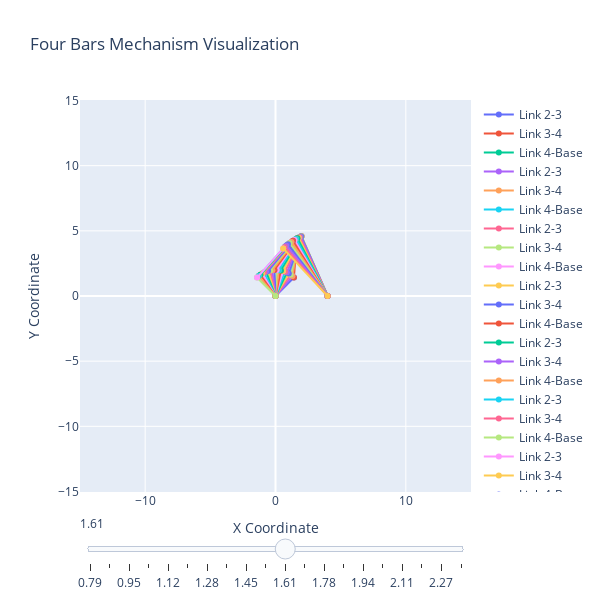

Write notebook code for a chart like this one.
### Code cell
# Define your theta_2 range and call the function
theta_2_range = np.linspace(np.pi/4, np.pi/2+np.pi/4, 20)
plot_mechanism_with_slider(theta_2_range, L2, L3, L4, Separation)

### Figure 1 — Plotly figure (JSON) as saved in the notebook; plotly's stock layout.template omitted (floating-point values rounded to 4 significant figures)
{"data": [{"mode": "lines+markers", "name": "Link 2-3", "type": "scatter", "x": [0, 1.414], "y": [0, 1.414]}, {"mode": "lines+markers", "name": "Link 3-4", "type": "scatter", "x": [1.414, 1.636], "y": [1.414, 4.406]}, {"mode": "lines+markers", "name": "Link 4-Base", "type": "scatter", "x": [1.636, 4], "y": [4.406, 0]}, {"mode": "lines+markers", "name": "Link 2-3", "type": "scatter", "x": [0, 1.293], "y": [0, 1.526]}, {"mode": "lines+markers", "name": "Link 3-4", "type": "scatter", "x": [1.293, 1.789], "y": [1.526, 4.485]}, {"mode": "lines+markers", "name": "Link 4-Base", "type": "scatter", "x": [1.789, 4], "y": [4.485, 0]}, {"mode": "lines+markers", "name": "Link 2-3", "type": "scatter", "x": [0, 1.162], "y": [0, 1.628]}, {"mode": "lines+markers", "name": "Link 3-4", "type": "scatter", "x": [1.162, 1.897], "y": [1.628, 4.536]}, {"mode": "lines+markers", "name": "Link 4-Base", "type": "scatter", "x": [1.897, 4], "y": [4.536, 0]}, {"mode": "lines+markers", "name": "Link 2-3", "type": "scatter", "x": [0, 1.024], "y": [0, 1.718]}, {"mode": "lines+markers", "name": "Link 3-4", "type": "scatter", "x": [1.024, 1.964], "y": [1.718, 4.567]}, {"mode": "lines+markers", "name": "Link 4-Base", "type": "scatter", "x": [1.964, 4], "y": [4.567, 0]}, {"mode": "lines+markers", "name": "Link 2-3", "type": "scatter", "x": [0, 0.8784], "y": [0, 1.797]}, {"mode": "lines+markers", "name": "Link 3-4", "type": "scatter", "x": [0.8784, 1.996], "y": [1.797, 4.581]}, {"mode": "lines+markers", "name": "Link 4-Base", "type": "scatter", "x": [1.996, 4], "y": [4.581, 0]}, {"mode": "lines+markers", "name": "Link 2-3", "type": "scatter", "x": [0, 0.727], "y": [0, 1.863]}, {"mode": "lines+markers", "name": "Link 3-4", "type": "scatter", "x": [0.727, 1.997], "y": [1.863, 4.581]}, {"mode": "lines+markers", "name": "Link 4-Base", "type": "scatter", "x": [1.997, 4], "y": [4.581, 0]}, {"mode": "lines+markers", "name": "Link 2-3", "type": "scatter", "x": [0, 0.5707], "y": [0, 1.917]}, {"mode": "lines+markers", "name": "Link 3-4", "type": "scatter", "x": [0.5707, 1.971], "y": [1.917, 4.57]}, {"mode": "lines+markers", "name": "Link 4-Base", "type": "scatter", "x": [1.971, 4], "y": [4.57, 0]}, {"mode": "lines+markers", "name": "Link 2-3", "type": "scatter", "x": [0, 0.4104], "y": [0, 1.957]}, {"mode": "lines+markers", "name": "Link 3-4", "type": "scatter", "x": [0.4104, 1.923], "y": [1.957, 4.548]}, {"mode": "lines+markers", "name": "Link 4-Base", "type": "scatter", "x": [1.923, 4], "y": [4.548, 0]}, {"mode": "lines+markers", "name": "Link 2-3", "type": "scatter", "x": [0, 0.2474], "y": [0, 1.985]}, {"mode": "lines+markers", "name": "Link 3-4", "type": "scatter", "x": [0.2474, 1.856], "y": [1.985, 4.517]}, {"mode": "lines+markers", "name": "Link 4-Base", "type": "scatter", "x": [1.856, 4], "y": [4.517, 0]}, {"mode": "lines+markers", "name": "Link 2-3", "type": "scatter", "x": [0, 0.08265], "y": [0, 1.998]}, {"mode": "lines+markers", "name": "Link 3-4", "type": "scatter", "x": [0.08265, 1.773], "y": [1.998, 4.477]}, {"mode": "lines+markers", "name": "Link 4-Base", "type": "scatter", "x": [1.773, 4], "y": [4.477, 0]}, {"mode": "lines+markers", "name": "Link 2-3", "type": "scatter", "x": [0, -0.08265], "y": [0, 1.998]}, {"mode": "lines+markers", "name": "Link 3-4", "type": "scatter", "x": [-0.08265, 1.677], "y": [1.998, 4.428]}, {"mode": "lines+markers", "name": "Link 4-Base", "type": "scatter", "x": [1.677, 4], "y": [4.428, 0]}, {"mode": "lines+markers", "name": "Link 2-3", "type": "scatter", "x": [0, -0.2474], "y": [0, 1.985]}, {"mode": "lines+markers", "name": "Link 3-4", "type": "scatter", "x": [-0.2474, 1.571], "y": [1.985, 4.371]}, {"mode": "lines+markers", "name": "Link 4-Base", "type": "scatter", "x": [1.571, 4], "y": [4.371, 0]}, {"mode": "lines+markers", "name": "Link 2-3", "type": "scatter", "x": [0, -0.4104], "y": [0, 1.957]}, {"mode": "lines+markers", "name": "Link 3-4", "type": "scatter", "x": [-0.4104, 1.457], "y": [1.957, 4.305]}, {"mode": "lines+markers", "name": "Link 4-Base", "type": "scatter", "x": [1.457, 4], "y": [4.305, 0]}, {"mode": "lines+markers", "name": "Link 2-3", "type": "scatter", "x": [0, -0.5707], "y": [0, 1.917]}, {"mode": "lines+markers", "name": "Link 3-4", "type": "scatter", "x": [-0.5707, 1.337], "y": [1.917, 4.232]}, {"mode": "lines+markers", "name": "Link 4-Base", "type": "scatter", "x": [1.337, 4], "y": [4.232, 0]}, {"mode": "lines+markers", "name": "Link 2-3", "type": "scatter", "x": [0, -0.727], "y": [0, 1.863]}, {"mode": "lines+markers", "name": "Link 3-4", "type": "scatter", "x": [-0.727, 1.213], "y": [1.863, 4.151]}, {"mode": "lines+markers", "name": "Link 4-Base", "type": "scatter", "x": [1.213, 4], "y": [4.151, 0]}, {"mode": "lines+markers", "name": "Link 2-3", "type": "scatter", "x": [0, -0.8784], "y": [0, 1.797]}, {"mode": "lines+markers", "name": "Link 3-4", "type": "scatter", "x": [-0.8784, 1.087], "y": [1.797, 4.064]}, {"mode": "lines+markers", "name": "Link 4-Base", "type": "scatter", "x": [1.087, 4], "y": [4.064, 0]}, {"mode": "lines+markers", "name": "Link 2-3", "type": "scatter", "x": [0, -1.024], "y": [0, 1.718]}, {"mode": "lines+markers", "name": "Link 3-4", "type": "scatter", "x": [-1.024, 0.9593], "y": [1.718, 3.969]}, {"mode": "lines+markers", "name": "Link 4-Base", "type": "scatter", "x": [0.9593, 4], "y": [3.969, 0]}, {"mode": "lines+markers", "name": "Link 2-3", "type": "scatter", "x": [0, -1.162], "y": [0, 1.628]}, {"mode": "lines+markers", "name": "Link 3-4", "type": "scatter", "x": [-1.162, 0.8324], "y": [1.628, 3.869]}, {"mode": "lines+markers", "name": "Link 4-Base", "type": "scatter", "x": [0.8324, 4], "y": [3.869, 0]}, {"mode": "lines+markers", "name": "Link 2-3", "type": "scatter", "x": [0, -1.293], "y": [0, 1.526]}, {"mode": "lines+markers", "name": "Link 3-4", "type": "scatter", "x": [-1.293, 0.7071], "y": [1.526, 3.763]}, {"mode": "lines+markers", "name": "Link 4-Base", "type": "scatter", "x": [0.7071, 4], "y": [3.763, 0]}, {"mode": "lines+markers", "name": "Link 2-3", "type": "scatter", "x": [0, -1.414], "y": [0, 1.414]}, {"mode": "lines+markers", "name": "Link 3-4", "type": "scatter", "x": [-1.414, 0.5844], "y": [1.414, 3.652]}, {"mode": "lines+markers", "name": "Link 4-Base", "type": "scatter", "x": [0.5844, 4], "y": [3.652, 0]}], "layout": {"autosize": false, "height": 600, "showlegend": true, "sliders": [{"active": 10, "steps": [{"args": [{"visible": [true, true, true, false, false, false, false, false, false, false, false, false, false, false, false, false, false, false, false, false, false, false, false, false, false, false, false, false, false, false, false, false, false, false, false, false, false, false, false, false, false, false, false, false, false, false, false, false, false, false, false, false, false, false, false, false, false, false, false, false]}], "label": "0.79", "method": "restyle"}, {"args": [{"visible": [false, false, false, true, true, true, false, false, false, false, false, false, false, false, false, false, false, false, false, false, false, false, false, false, false, false, false, false, false, false, false, false, false, false, false, false, false, false, false, false, false, false, false, false, false, false, false, false, false, false, false, false, false, false, false, false, false, false, false, false]}], "label": "0.87", "method": "restyle"}, {"args": [{"visible": [false, false, false, false, false, false, true, true, true, false, false, false, false, false, false, false, false, false, false, false, false, false, false, false, false, false, false, false, false, false, false, false, false, false, false, false, false, false, false, false, false, false, false, false, false, false, false, false, false, false, false, false, false, false, false, false, false, false, false, false]}], "label": "0.95", "method": "restyle"}, {"args": [{"visible": [false, false, false, false, false, false, false, false, false, true, true, true, false, false, false, false, false, false, false, false, false, false, false, false, false, false, false, false, false, false, false, false, false, false, false, false, false, false, false, false, false, false, false, false, false, false, false, false, false, false, false, false, false, false, false, false, false, false, false, false]}], "label": "1.03", "method": "restyle"}, {"args": [{"visible": [false, false, false, false, false, false, false, false, false, false, false, false, true, true, true, false, false, false, false, false, false, false, false, false, false, false, false, false, false, false, false, false, false, false, false, false, false, false, false, false, false, false, false, false, false, false, false, false, false, false, false, false, false, false, false, false, false, false, false, false]}], "label": "1.12", "method": "restyle"}, {"args": [{"visible": [false, false, false, false, false, false, false, false, false, false, false, false, false, false, false, true, true, true, false, false, false, false, false, false, false, false, false, false, false, false, false, false, false, false, false, false, false, false, false, false, false, false, false, false, false, false, false, false, false, false, false, false, false, false, false, false, false, false, false, false]}], "label": "1.20", "method": "restyle"}, {"args": [{"visible": [false, false, false, false, false, false, false, false, false, false, false, false, false, false, false, false, false, false, true, true, true, false, false, false, false, false, false, false, false, false, false, false, false, false, false, false, false, false, false, false, false, false, false, false, false, false, false, false, false, false, false, false, false, false, false, false, false, false, false, false]}], "label": "1.28", "method": "restyle"}, {"args": [{"visible": [false, false, false, false, false, false, false, false, false, false, false, false, false, false, false, false, false, false, false, false, false, true, true, true, false, false, false, false, false, false, false, false, false, false, false, false, false, false, false, false, false, false, false, false, false, false, false, false, false, false, false, false, false, false, false, false, false, false, false, false]}], "label": "1.36", "method": "restyle"}, {"args": [{"visible": [false, false, false, false, false, false, false, false, false, false, false, false, false, false, false, false, false, false, false, false, false, false, false, false, true, true, true, false, false, false, false, false, false, false, false, false, false, false, false, false, false, false, false, false, false, false, false, false, false, false, false, false, false, false, false, false, false, false, false, false]}], "label": "1.45", "method": "restyle"}, {"args": [{"visible": [false, false, false, false, false, false, false, false, false, false, false, false, false, false, false, false, false, false, false, false, false, false, false, false, false, false, false, true, true, true, false, false, false, false, false, false, false, false, false, false, false, false, false, false, false, false, false, false, false, false, false, false, false, false, false, false, false, false, false, false]}], "label": "1.53", "method": "restyle"}, {"args": [{"visible": [false, false, false, false, false, false, false, false, false, false, false, false, false, false, false, false, false, false, false, false, false, false, false, false, false, false, false, false, false, false, true, true, true, false, false, false, false, false, false, false, false, false, false, false, false, false, false, false, false, false, false, false, false, false, false, false, false, false, false, false]}], "label": "1.61", "method": "restyle"}, {"args": [{"visible": [false, false, false, false, false, false, false, false, false, false, false, false, false, false, false, false, false, false, false, false, false, false, false, false, false, false, false, false, false, false, false, false, false, true, true, true, false, false, false, false, false, false, false, false, false, false, false, false, false, false, false, false, false, false, false, false, false, false, false, false]}], "label": "1.69", "method": "restyle"}, {"args": [{"visible": [false, false, false, false, false, false, false, false, false, false, false, false, false, false, false, false, false, false, false, false, false, false, false, false, false, false, false, false, false, false, false, false, false, false, false, false, true, true, true, false, false, false, false, false, false, false, false, false, false, false, false, false, false, false, false, false, false, false, false, false]}], "label": "1.78", "method": "restyle"}, {"args": [{"visible": [false, false, false, false, false, false, false, false, false, false, false, false, false, false, false, false, false, false, false, false, false, false, false, false, false, false, false, false, false, false, false, false, false, false, false, false, false, false, false, true, true, true, false, false, false, false, false, false, false, false, false, false, false, false, false, false, false, false, false, false]}], "label": "1.86", "method": "restyle"}, {"args": [{"visible": [false, false, false, false, false, false, false, false, false, false, false, false, false, false, false, false, false, false, false, false, false, false, false, false, false, false, false, false, false, false, false, false, false, false, false, false, false, false, false, false, false, false, true, true, true, false, false, false, false, false, false, false, false, false, false, false, false, false, false, false]}], "label": "1.94", "method": "restyle"}, {"args": [{"visible": [false, false, false, false, false, false, false, false, false, false, false, false, false, false, false, false, false, false, false, false, false, false, false, false, false, false, false, false, false, false, false, false, false, false, false, false, false, false, false, false, false, false, false, false, false, true, true, true, false, false, false, false, false, false, false, false, false, false, false, false]}], "label": "2.03", "method": "restyle"}, {"args": [{"visible": [false, false, false, false, false, false, false, false, false, false, false, false, false, false, false, false, false, false, false, false, false, false, false, false, false, false, false, false, false, false, false, false, false, false, false, false, false, false, false, false, false, false, false, false, false, false, false, false, true, true, true, false, false, false, false, false, false, false, false, false]}], "label": "2.11", "method": "restyle"}, {"args": [{"visible": [false, false, false, false, false, false, false, false, false, false, false, false, false, false, false, false, false, false, false, false, false, false, false, false, false, false, false, false, false, false, false, false, false, false, false, false, false, false, false, false, false, false, false, false, false, false, false, false, false, false, false, true, true, true, false, false, false, false, false, false]}], "label": "2.19", "method": "restyle"}, {"args": [{"visible": [false, false, false, false, false, false, false, false, false, false, false, false, false, false, false, false, false, false, false, false, false, false, false, false, false, false, false, false, false, false, false, false, false, false, false, false, false, false, false, false, false, false, false, false, false, false, false, false, false, false, false, false, false, false, true, true, true, false, false, false]}], "label": "2.27", "method": "restyle"}, {"args": [{"visible": [false, false, false, false, false, false, false, false, false, false, false, false, false, false, false, false, false, false, false, false, false, false, false, false, false, false, false, false, false, false, false, false, false, false, false, false, false, false, false, false, false, false, false, false, false, false, false, false, false, false, false, false, false, false, false, false, false, true, true, true]}], "label": "2.36", "method": "restyle"}], "yanchor": "top"}], "title": {"text": "Four Bars Mechanism Visualization"}, "width": 600, "xaxis": {"range": [-15, 15], "scaleanchor": "y", "scaleratio": 1, "title": {"text": "X Coordinate"}}, "yaxis": {"range": [-15, 15], "scaleanchor": "x", "scaleratio": 1, "title": {"text": "Y Coordinate"}}}}
